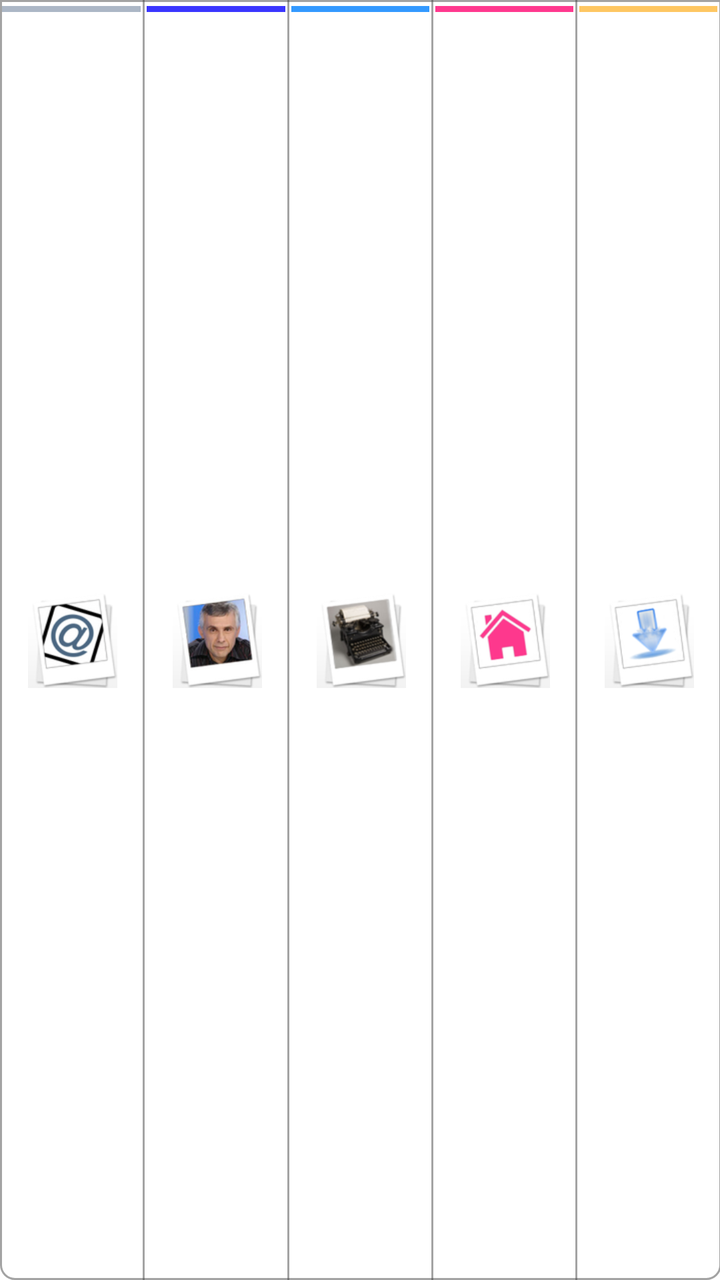
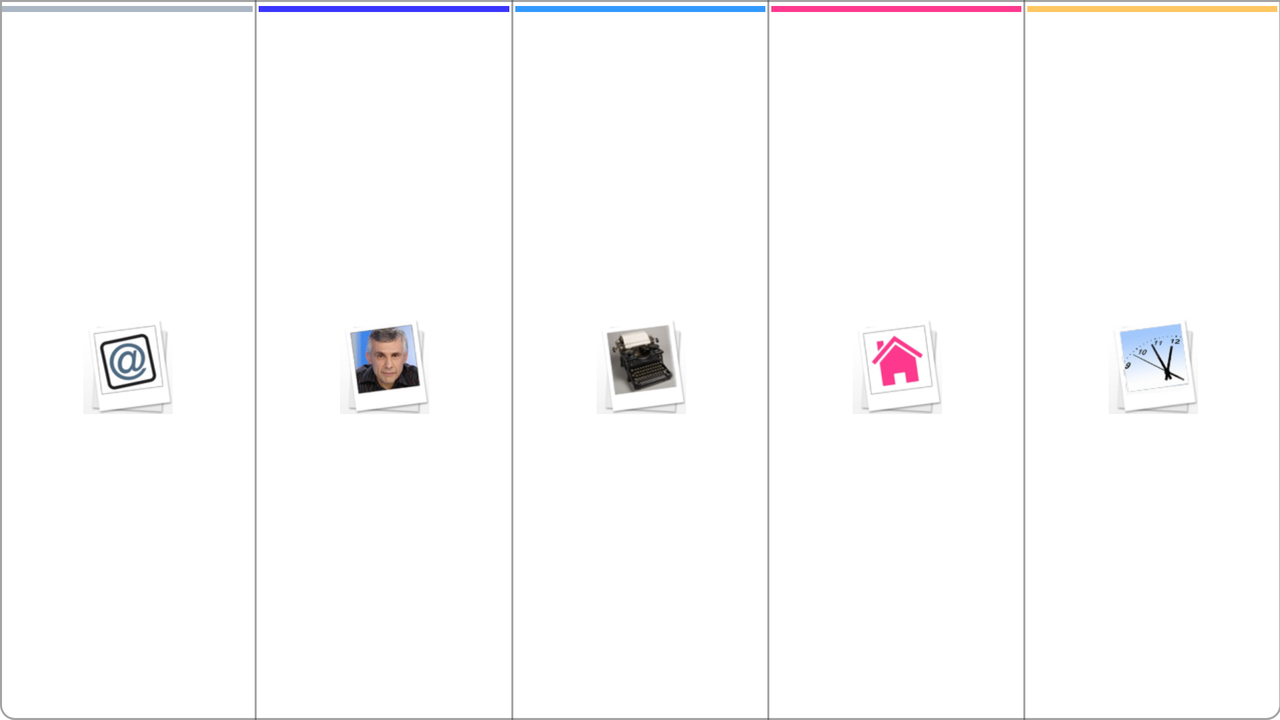

First picture: res/layout/ on a phone held upright. Second picture: the repository's own variant of that layout, on a device whose configuration matches the variant's folder. Source for both follows.
<!-- AndroidManifest.xml: application theme AppTheme -->
<!-- res/layout/widget_asi.xml -->
<?xml version="1.0" encoding="utf-8"?>
<FrameLayout xmlns:android="http://schemas.android.com/apk/res/android"
    android:layout_width="fill_parent"
    android:layout_height="fill_parent"
    android:padding="@dimen/widget_margin" >

    <LinearLayout
        xmlns:android="http://schemas.android.com/apk/res/android"
        android:id="@+id/widget"
        android:layout_width="fill_parent"
        android:layout_height="fill_parent"
        android:background="@+drawable/wid_background"
        android:baselineAligned="false"
        android:orientation="horizontal" >

        <RelativeLayout
            xmlns:android="http://schemas.android.com/apk/res/android"
            android:id="@+id/widget2_asi"
            android:layout_width="fill_parent"
            android:layout_height="fill_parent"
            android:layout_weight="1" >

            <ImageView
                android:id="@+id/widget2_asi_bar"
                android:layout_width="fill_parent"
                android:layout_height="3dp"
                android:layout_alignParentTop="true"
                android:layout_marginLeft="1dp"
                android:layout_marginRight="2dp"
                android:layout_marginTop="3dp"
                android:src="@+drawable/color_asi" />

            <ImageView
                android:layout_width="fill_parent"
                android:layout_height="wrap_content"
                android:layout_centerVertical="true"
                android:layout_margin="2dp"
                android:src="@+drawable/kro_nous" />

            <TextView
                android:layout_width="1dp"
                android:layout_height="fill_parent"
                android:layout_alignParentRight="true"
                android:background="@color/color_line_widget" />
        </RelativeLayout>

        <RelativeLayout
            xmlns:android="http://schemas.android.com/apk/res/android"
            android:id="@+id/widget2_emi"
            android:layout_width="fill_parent"
            android:layout_height="fill_parent"
            android:layout_weight="1" >

            <ImageView
                android:id="@+id/widget2_emi_bar"
                android:layout_width="fill_parent"
                android:layout_height="3dp"
                android:layout_alignParentTop="true"
                android:layout_marginLeft="1dp"
                android:layout_marginRight="2dp"
                android:layout_marginTop="3dp"
                android:src="@+drawable/color_emi" />

            <ImageView
                android:layout_width="fill_parent"
                android:layout_height="wrap_content"
                android:layout_centerVertical="true"
                android:layout_margin="2dp"
                android:src="@+drawable/pola_asi" />

            <TextView
                android:layout_width="1dp"
                android:layout_height="fill_parent"
                android:layout_alignParentRight="true"
                android:background="@color/color_line_widget" />
        </RelativeLayout>

        <RelativeLayout
            xmlns:android="http://schemas.android.com/apk/res/android"
            android:id="@+id/widget2_art"
            android:layout_width="fill_parent"
            android:layout_height="fill_parent"
            android:layout_weight="1" >

            <ImageView
                android:id="@+id/widget2_art_bar"
                android:layout_width="fill_parent"
                android:layout_height="3dp"
                android:layout_alignParentTop="true"
                android:layout_marginLeft="1dp"
                android:layout_marginRight="2dp"
                android:layout_marginTop="3dp"
                android:src="@+drawable/color_art" />

            <ImageView
                android:layout_width="fill_parent"
                android:layout_height="wrap_content"
                android:layout_centerVertical="true"
                android:layout_margin="2dp"
                android:src="@+drawable/articles" />

            <TextView
                android:layout_width="1dp"
                android:layout_height="fill_parent"
                android:layout_alignParentRight="true"
                android:background="@color/color_line_widget" />
        </RelativeLayout>

        <RelativeLayout
            xmlns:android="http://schemas.android.com/apk/res/android"
            android:id="@+id/widget2_chro"
            android:layout_width="fill_parent"
            android:layout_height="fill_parent"
            android:layout_weight="1" >

            <ImageView
                android:id="@+id/widget2_chro_bar"
                android:layout_width="fill_parent"
                android:layout_height="3dp"
                android:layout_alignParentTop="true"
                android:layout_marginLeft="1dp"
                android:layout_marginRight="2dp"
                android:layout_marginTop="3dp"
                android:src="@+drawable/color_chro" />

            <ImageView
                android:layout_width="fill_parent"
                android:layout_height="wrap_content"
                android:layout_centerVertical="true"
                android:layout_margin="2dp"
                android:src="@+drawable/kro" />

            <TextView
                android:layout_width="1dp"
                android:layout_height="fill_parent"
                android:layout_alignParentRight="true"
                android:background="@color/color_line_widget" />
        </RelativeLayout>

        <RelativeLayout
            xmlns:android="http://schemas.android.com/apk/res/android"
            android:id="@+id/widget2_video"
            android:layout_width="fill_parent"
            android:layout_height="fill_parent"
            android:layout_weight="1" >

            <ImageView
                android:id="@+id/widget2_video_bar"
                android:layout_width="fill_parent"
                android:layout_height="3dp"
                android:layout_alignParentTop="true"
                android:layout_marginLeft="1dp"
                android:layout_marginRight="2dp"
                android:layout_marginTop="3dp"
                android:src="@+drawable/color_vite" />

            <ImageView
                android:layout_width="fill_parent"
                android:layout_height="wrap_content"
                android:layout_centerVertical="true"
                android:layout_margin="2dp"
                android:src="@+drawable/telechargement" />
        </RelativeLayout>
    </LinearLayout>

</FrameLayout>
<!-- resources referenced by this layout -->
<resources>
  <color name="color_line_widget">#7f464646</color>
  <!-- drawable articles: png bitmap (drawable, 3643 bytes) -->
  <!-- drawable color_art (drawable) -->
  <?xml version="1.0" encoding="UTF-8"?>
   
  <shape xmlns:android="http://schemas.android.com/apk/res/android" 
       android:shape="rectangle"> 
       <stroke android:width="0dp" android:color="@color/color_art" />
       <solid android:color="@color/color_art" />
      <corners android:radius="0dp"/> 
  </shape>
  <!-- drawable color_asi (drawable) -->
  <?xml version="1.0" encoding="UTF-8"?>
   
  <shape xmlns:android="http://schemas.android.com/apk/res/android" 
       android:shape="rectangle"> 
       <stroke android:width="0dp" android:color="@color/color_asi" />
       <solid android:color="@color/color_asi" />
      <corners android:radius="0dp"/> 
  </shape>
  <!-- drawable color_chro (drawable) -->
  <?xml version="1.0" encoding="UTF-8"?>
   
  <shape xmlns:android="http://schemas.android.com/apk/res/android" 
       android:shape="rectangle"> 
       <stroke android:width="0dp" android:color="@color/color_chro" />
       <solid android:color="@color/color_chro" />
      <corners android:radius="0dp"/> 
  </shape>
  <!-- drawable color_emi (drawable) -->
  <?xml version="1.0" encoding="UTF-8"?>
   
  <shape xmlns:android="http://schemas.android.com/apk/res/android" 
       android:shape="rectangle"> 
       <stroke android:width="0dp" android:color="@color/color_emi" />
       <solid android:color="@color/color_emi" />
      <corners android:radius="0dp"/> 
  </shape>
  <!-- drawable color_vite (drawable) -->
  <?xml version="1.0" encoding="UTF-8"?>
   
  <shape xmlns:android="http://schemas.android.com/apk/res/android" 
       android:shape="rectangle"> 
       <stroke android:width="0dp" android:color="@color/color_vite" />
       <solid android:color="@color/color_vite" />
      <corners android:radius="0dp"/> 
  </shape>
  <!-- drawable kro: png bitmap (drawable, 2790 bytes) -->
  <!-- drawable kro_nous: png bitmap (drawable, 3907 bytes) -->
  <!-- drawable pola_asi: png bitmap (drawable, 3751 bytes) -->
  <!-- drawable telechargement: png bitmap (drawable, 2595 bytes) -->
  <!-- drawable wid_background (drawable) -->
  <?xml version="1.0" encoding="UTF-8"?>
   
  <shape xmlns:android="http://schemas.android.com/apk/res/android" 
       android:shape="rectangle"> 
       <stroke android:width="1dp" android:color="@color/color_line_widget" />
       <solid android:color="@color/color_white" />
   
      <corners android:radius="7dp"
       android:topLeftRadius="0dp" 
       android:topRightRadius="0dp"/> 
  </shape>
  <!-- from res/values-v11/ -->
  <style name="AppTheme" parent="@style/Theme.ActionBar.Holo.Light">
      </style>
  <color name="color_art">#3399FF</color>
  <color name="color_asi">#ACB7C6</color>
  <color name="color_chro">#FF398E</color>
  <color name="color_emi">#3A36FF</color>
  <color name="color_vite">#FEC763</color>
  <color name="color_white">#FFFFFF</color>
</resources>
<!-- res/layout-land/widget_asi.xml (the author's variant of the layout above) -->
<!-- drawn on the phone turned sideways -->
<?xml version="1.0" encoding="utf-8"?>
<FrameLayout xmlns:android="http://schemas.android.com/apk/res/android"
    android:layout_width="fill_parent"
    android:layout_height="fill_parent"
    android:padding="@dimen/widget_margin" >

    <LinearLayout
        xmlns:android="http://schemas.android.com/apk/res/android"
        android:id="@+id/widget"
        android:layout_width="fill_parent"
        android:layout_height="fill_parent"
        android:background="@+drawable/wid2_background"
        android:baselineAligned="false"
        android:orientation="horizontal" >

        <RelativeLayout
            xmlns:android="http://schemas.android.com/apk/res/android"
            android:id="@+id/widget2_asi"
            android:layout_width="fill_parent"
            android:layout_height="fill_parent"
            android:layout_weight="1" >

            <ImageView
                android:id="@+id/widget2_asi_bar"
                android:layout_width="fill_parent"
                android:layout_height="3dp"
                android:layout_alignParentTop="true"
                android:layout_marginLeft="1dp"
                android:layout_marginRight="2dp"
                android:layout_marginTop="3dp"
                android:src="@+drawable/color_asi" />

            <ImageView
                android:layout_width="wrap_content"
                android:layout_height="fill_parent"
                android:layout_below="@+id/widget2_asi_bar"
                android:layout_centerHorizontal="true"
                android:layout_margin="2dp"
                android:src="@+drawable/toutlesite" />

            <TextView
                android:layout_width="1dp"
                android:layout_height="fill_parent"
                android:layout_alignParentRight="true"
                android:background="@color/color_line_widget" />
        </RelativeLayout>

        <RelativeLayout
            xmlns:android="http://schemas.android.com/apk/res/android"
            android:id="@+id/widget2_emi"
            android:layout_width="fill_parent"
            android:layout_height="fill_parent"
            android:layout_weight="1" >

            <ImageView
                android:id="@+id/widget2_emi_bar"
                android:layout_width="fill_parent"
                android:layout_height="3dp"
                android:layout_alignParentTop="true"
                android:layout_marginLeft="1dp"
                android:layout_marginRight="2dp"
                android:layout_marginTop="3dp"
                android:src="@+drawable/color_emi" />

            <ImageView
                android:layout_width="wrap_content"
                android:layout_height="fill_parent"
                android:layout_below="@+id/widget2_emi_bar"
                android:layout_centerHorizontal="true"
                android:layout_margin="2dp"
                android:src="@+drawable/pola_asi" />

            <TextView
                android:layout_width="1dp"
                android:layout_height="fill_parent"
                android:layout_alignParentRight="true"
                android:background="@color/color_line_widget" />
        </RelativeLayout>

        <RelativeLayout
            xmlns:android="http://schemas.android.com/apk/res/android"
            android:id="@+id/widget2_art"
            android:layout_width="fill_parent"
            android:layout_height="fill_parent"
            android:layout_weight="1" >

            <ImageView
                android:id="@+id/widget2_art_bar"
                android:layout_width="fill_parent"
                android:layout_height="3dp"
                android:layout_alignParentTop="true"
                android:layout_marginLeft="1dp"
                android:layout_marginRight="2dp"
                android:layout_marginTop="3dp"
                android:src="@+drawable/color_art" />

            <ImageView
                android:layout_width="wrap_content"
                android:layout_height="fill_parent"
                android:layout_below="@+id/widget2_art_bar"
                android:layout_centerHorizontal="true"
                android:layout_margin="2dp"
                android:src="@+drawable/articles" />

            <TextView
                android:layout_width="1dp"
                android:layout_height="fill_parent"
                android:layout_alignParentRight="true"
                android:background="@color/color_line_widget" />
        </RelativeLayout>

        <RelativeLayout
            xmlns:android="http://schemas.android.com/apk/res/android"
            android:id="@+id/widget2_chro"
            android:layout_width="fill_parent"
            android:layout_height="fill_parent"
            android:layout_weight="1" >

            <ImageView
                android:id="@+id/widget2_chro_bar"
                android:layout_width="fill_parent"
                android:layout_height="3dp"
                android:layout_alignParentTop="true"
                android:layout_marginLeft="1dp"
                android:layout_marginRight="2dp"
                android:layout_marginTop="3dp"
                android:src="@+drawable/color_chro" />

            <ImageView
                android:layout_width="wrap_content"
                android:layout_height="fill_parent"
                android:layout_below="@+id/widget2_chro_bar"
                android:layout_centerHorizontal="true"
                android:layout_margin="2dp"
                android:src="@+drawable/kro" />

            <TextView
                android:layout_width="1dp"
                android:layout_height="fill_parent"
                android:layout_alignParentRight="true"
                android:background="@color/color_line_widget" />
        </RelativeLayout>

        <RelativeLayout
            xmlns:android="http://schemas.android.com/apk/res/android"
            android:id="@+id/widget2_vite"
            android:layout_width="fill_parent"
            android:layout_height="fill_parent"
            android:layout_weight="1" >

            <ImageView
                android:id="@+id/widget2_vite_bar"
                android:layout_width="fill_parent"
                android:layout_height="3dp"
                android:layout_alignParentTop="true"
                android:layout_marginLeft="1dp"
                android:layout_marginRight="2dp"
                android:layout_marginTop="3dp"
                android:src="@+drawable/color_vite" />

            <ImageView
                android:layout_width="wrap_content"
                android:layout_height="fill_parent"
                android:layout_below="@+id/widget2_vite_bar"
                android:layout_centerHorizontal="true"
                android:layout_margin="2dp"
                android:src="@+drawable/vite" />
        </RelativeLayout>
    </LinearLayout>

</FrameLayout>
<!-- resources referenced by the variant -->
<!-- as the phone turned sideways resolves them -->
<resources>
  <color name="color_line_widget">#7f464646</color>
  <!-- drawable articles: png bitmap (drawable, 3643 bytes) -->
  <!-- drawable color_art (drawable) -->
  <?xml version="1.0" encoding="UTF-8"?>
   
  <shape xmlns:android="http://schemas.android.com/apk/res/android" 
       android:shape="rectangle"> 
       <stroke android:width="0dp" android:color="@color/color_art" />
       <solid android:color="@color/color_art" />
      <corners android:radius="0dp"/> 
  </shape>
  <!-- drawable color_asi (drawable) -->
  <?xml version="1.0" encoding="UTF-8"?>
   
  <shape xmlns:android="http://schemas.android.com/apk/res/android" 
       android:shape="rectangle"> 
       <stroke android:width="0dp" android:color="@color/color_asi" />
       <solid android:color="@color/color_asi" />
      <corners android:radius="0dp"/> 
  </shape>
  <!-- drawable color_chro (drawable) -->
  <?xml version="1.0" encoding="UTF-8"?>
   
  <shape xmlns:android="http://schemas.android.com/apk/res/android" 
       android:shape="rectangle"> 
       <stroke android:width="0dp" android:color="@color/color_chro" />
       <solid android:color="@color/color_chro" />
      <corners android:radius="0dp"/> 
  </shape>
  <!-- drawable color_emi (drawable) -->
  <?xml version="1.0" encoding="UTF-8"?>
   
  <shape xmlns:android="http://schemas.android.com/apk/res/android" 
       android:shape="rectangle"> 
       <stroke android:width="0dp" android:color="@color/color_emi" />
       <solid android:color="@color/color_emi" />
      <corners android:radius="0dp"/> 
  </shape>
  <!-- drawable color_vite (drawable) -->
  <?xml version="1.0" encoding="UTF-8"?>
   
  <shape xmlns:android="http://schemas.android.com/apk/res/android" 
       android:shape="rectangle"> 
       <stroke android:width="0dp" android:color="@color/color_vite" />
       <solid android:color="@color/color_vite" />
      <corners android:radius="0dp"/> 
  </shape>
  <!-- drawable kro: png bitmap (drawable, 2790 bytes) -->
  <!-- drawable pola_asi: png bitmap (drawable, 3751 bytes) -->
  <!-- drawable toutlesite: png bitmap (drawable, 3561 bytes) -->
  <!-- drawable vite: png bitmap (drawable, 3546 bytes) -->
  <!-- drawable wid2_background (drawable) -->
  <?xml version="1.0" encoding="UTF-8"?>
   
  <shape xmlns:android="http://schemas.android.com/apk/res/android" 
       android:shape="rectangle"> 
       <stroke android:width="1dp" android:color="@color/color_line_widget" />
       <solid android:color="@color/colorbackground_widget" />
   
      <corners android:radius="7dp"
       android:topLeftRadius="0dp" 
       android:topRightRadius="0dp"/> 
  </shape>
  <!-- from res/values-v11/ -->
  <style name="AppTheme" parent="@style/Theme.ActionBar.Holo.Light">
      </style>
  <color name="color_art">#3399FF</color>
  <color name="color_asi">#ACB7C6</color>
  <color name="color_chro">#FF398E</color>
  <color name="color_emi">#3A36FF</color>
  <color name="color_vite">#FEC763</color>
  <color name="colorbackground_widget">#d5ffffff</color>
</resources>
